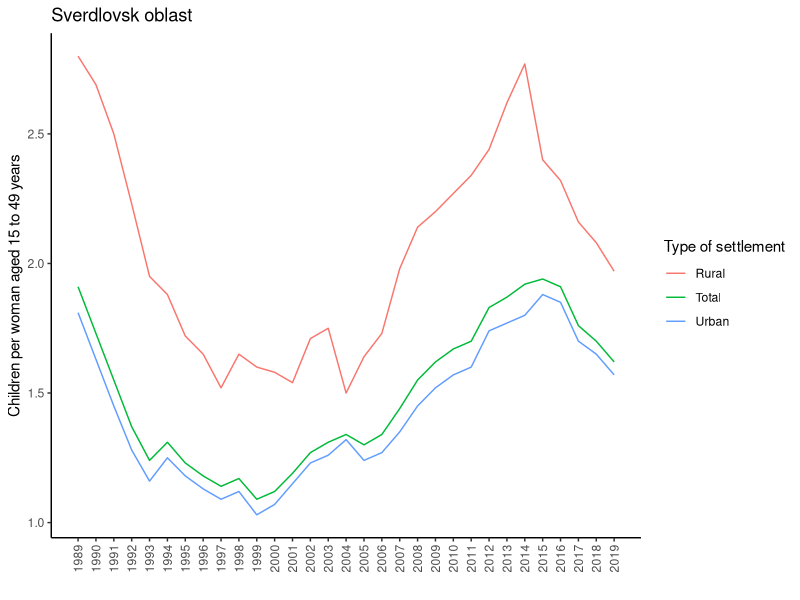

Reproduce this figure in R.
# ================= Calculation of TFRs with RusFMD data =======================
# ==============================================================================
# We use data from >>>>>>>>>>>>>>>>>>>>>>>>>>>>>>>>>>>>>>>>>>>>>>>>>>>>>>>>>>>>>
# Russian Fertility and Mortality Database. Center for Demographic Research,
# Moscow (Russia). Available at http://demogr.nes.ru/index.php/ru/demogr_indicat/data
# (data downloaded on [22-10-2020]).
# ==============================================================================

# set working directory (instead of "..."); place data files folder into this directory
setwd("...")
getwd()

# install (if necessary) & load R packages
#install.packages("tidyverse")
library(tidyverse)

# clear the R environment
ls()
rm(list = ls())

# load RusFMD files
br1989_2014 <- read.table("data/rusfmd/fertility/BRa1989-2014.txt",
                          sep = ",", head = T, na = ".")
br2015_2019 <- read.table("data/rusfmd/fertility/BRa2015-2019.txt",
                          sep = ",", head = T, na = ".")

# bind tables
br <- bind_rows(br1989_2014, br2015_2019)
str(br) # explore data

# transform data into longer format, transform age var into integer var
br <- br %>%
  pivot_longer(cols = starts_with("Bra"), names_to = "Age", values_to = "BR") %>%
  mutate(Age = as.integer(str_remove(Age, "Bra"))) # Age into integer

# calculate TFRs
tfr <- br %>%
  filter(Age %in% c(15:49)) %>% # drop ages above 49
  group_by(Year, Reg, Group) %>%
  summarise(TFR = round((sum(BR) / 1000000), 2)) %>%
  ungroup() %>%
  drop_na() # drop empty rows

# look at the results
head(tfr)

# plot
tfr %>%
  mutate(Group = case_when(Group == "T" ~ "Total",
                           Group == "U" ~ "Urban",
                           Group == "R" ~ "Rural")) %>%
  filter(Reg == 1165) %>% # see codebook at http://demogr.nes.ru/index.php/en/demogr_indicat/data_description
  ggplot(aes(Year, TFR)) +
  geom_line(aes(color = Group)) +
  scale_x_continuous(breaks = seq(1989, 2019, 1)) +
  labs(title = "Sverdlovsk oblast",
       x = "",
       y = "Children per woman aged 15 to 49 years",
       color = "Type of settlement") +
  theme_classic() +
  theme(axis.text.x = element_text(angle = 90, vjust = 0.5, hjust = 1))

# export (if necessary)
#ggsave("data/tfr.jpg", plot = last_plot(), dpi = 300)
#write_csv(tfr, "data/tfr.csv")
